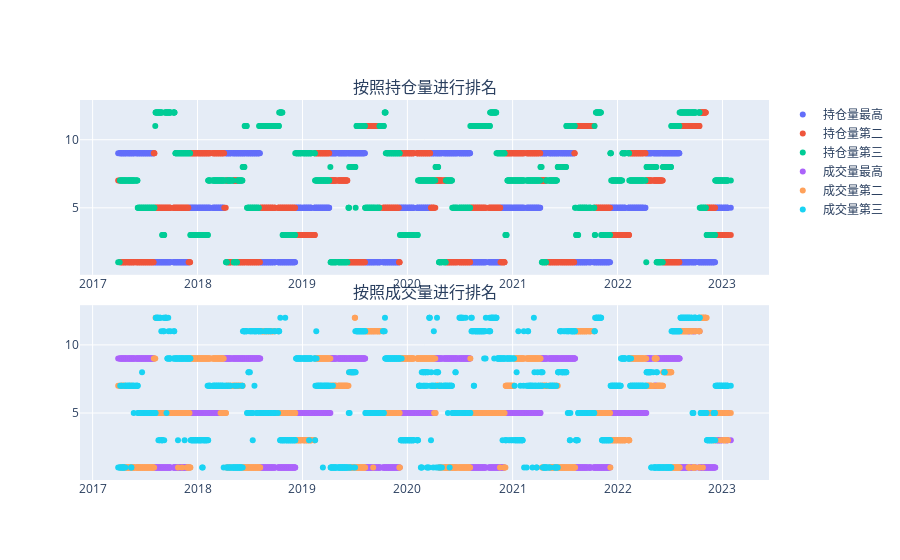
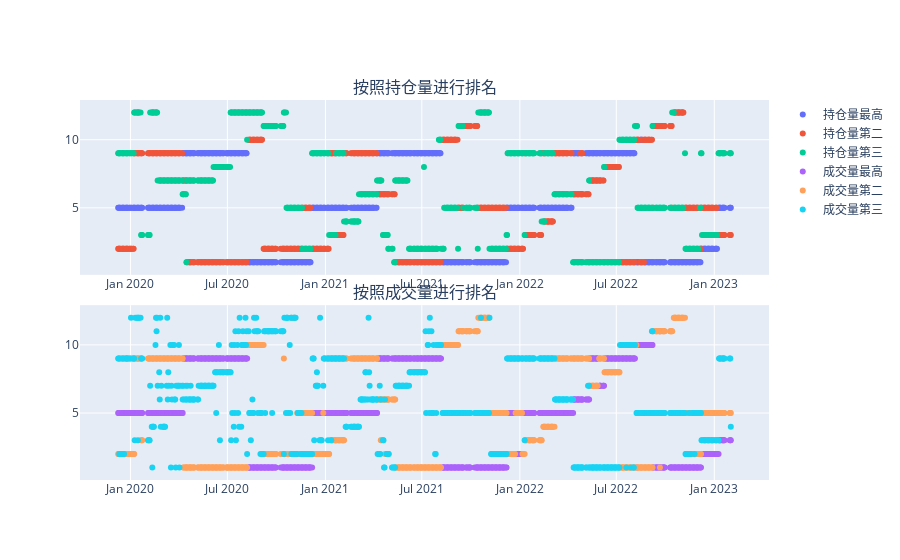
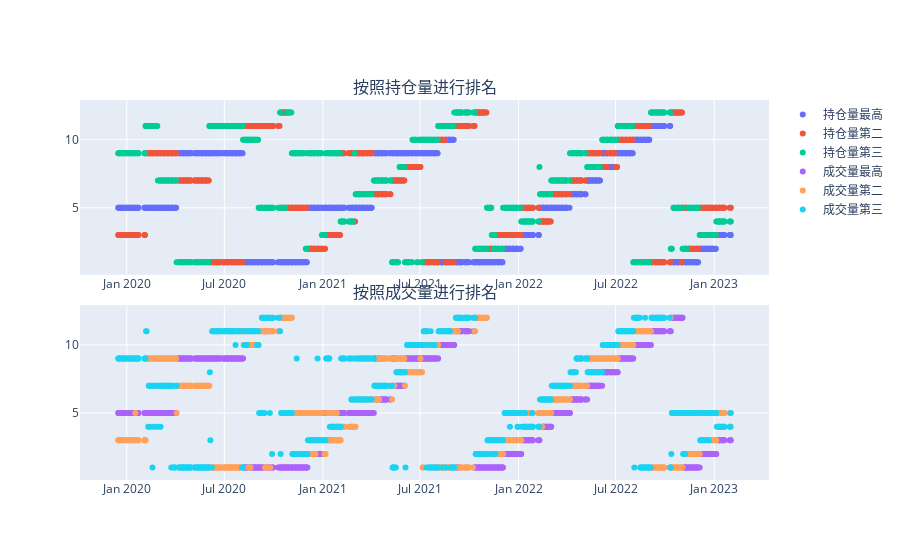
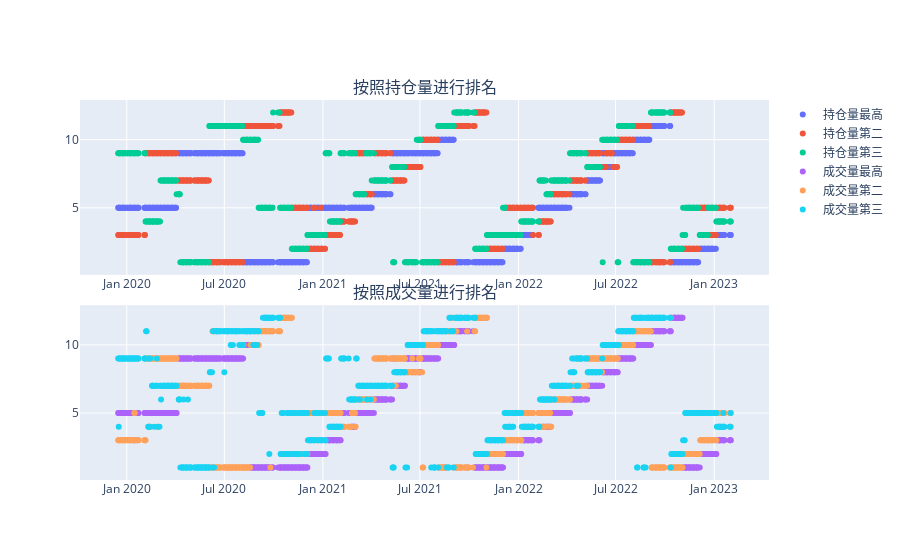

The cell these charts' notebook holds for them, in order:
### Code cell
for csd_und in und_list:
    df = pd.read_excel(f'hotmonth_position_{csd_und}.xlsx', index_col=0)
    li = list(df.index)
    new_li = list(set(li))
    new_li.sort(key=li.index)
    new_li_datetime = [datetime.datetime.strptime(str(a), "%Y%m%d") for a in new_li]
    month_position_0 = []
    month_position_1 = []
    month_position_2 = []
    for date in new_li:
        csd_df = df[df.index == date]
        month_position_0 += [int(str(csd_df['month'].values[0])[-2:])]
        month_position_1 += [int(str(csd_df['month'].values[1])[-2:])]
        month_position_2 += [int(str(csd_df['month'].values[2])[-2:])]

    df = pd.read_excel(f'hotmonth_volume_{csd_und}.xlsx', index_col=0)
    li = list(df.index)
    new_li = list(set(li))
    new_li.sort(key=li.index)
    new_li_datetime = [datetime.datetime.strptime(
        str(a), "%Y%m%d") for a in new_li]
    month_volume_0 = []
    month_volume_1 = []
    month_volume_2 = []
    for date in new_li:
        csd_df = df[df.index == date]
        month_volume_0 += [int(str(csd_df['month'].values[0])[-2:])]
        month_volume_1 += [int(str(csd_df['month'].values[1])[-2:])]
        month_volume_2 += [int(str(csd_df['month'].values[2])[-2:])]
    fig = make_subplots(
        rows=2,
        cols=1,
        subplot_titles=['按照持仓量进行排名', '按照成交量进行排名'],
        vertical_spacing = 0.08
    )
    trace_0 = go.Scatter(
        x=new_li_datetime,
        y=month_position_0,
        name='持仓量最高',
        mode='markers'
    )
    trace_1 = go.Scatter(
        x=new_li_datetime,
        y=month_position_1,
        name='持仓量第二',
        mode='markers'
    )
    trace_2 = go.Scatter(
        x=new_li_datetime,
        y=month_position_2,
        name='持仓量第三',
        mode='markers'
    )
    fig.append_trace(trace_0, 1, 1)
    fig.append_trace(trace_1, 1, 1)
    fig.append_trace(trace_2, 1, 1)

    trace_0 = go.Scatter(
        x=new_li_datetime,
        y=month_volume_0,
        name='成交量最高',
        mode='markers'
    )
    trace_1 = go.Scatter(
        x=new_li_datetime,
        y=month_volume_1,
        name='成交量第二',
        mode='markers'
    )
    trace_2 = go.Scatter(
        x=new_li_datetime,
        y=month_volume_2,
        name='成交量第三',
        mode='markers'
    )
    fig.append_trace(trace_0, 2, 1)
    fig.append_trace(trace_1, 2, 1)
    fig.append_trace(trace_2, 2, 1)
    # fig.update_layout(height=12500,
    #                   width=1800
    #                   )
    fig.show()
    plotly.offline.plot(fig, filename=f'res_{csd_und}.html')
    a = pd.DataFrame()
    a['month_position_0'] = month_position_0
    a['month_position_1'] = month_position_1
    a['month_position_2'] = month_position_2
    a['month_volume_0'] = month_volume_0
    a['month_volume_1'] = month_volume_1
    a['month_volume_2'] = month_volume_2
    a.index = new_li
    a.to_excel(f'hotmonth_{csd_und}.xlsx')

### Figure 1 — Plotly figure (JSON) as saved in the notebook; plotly's stock layout.template omitted (floating-point values rounded to 4 significant figures; data arrays with more than 128 entries replaced by an {"elided": "..."} marker saying what was removed)
{"data": [{"mode": "markers", "name": "持仓量最高", "type": "scatter", "x": {"elided": "1416 str values"}, "xaxis": "x", "y": {"elided": "1416 int values"}, "yaxis": "y"}, {"mode": "markers", "name": "持仓量第二", "type": "scatter", "x": {"elided": "1416 str values"}, "xaxis": "x", "y": {"elided": "1416 int values"}, "yaxis": "y"}, {"mode": "markers", "name": "持仓量第三", "type": "scatter", "x": {"elided": "1416 str values"}, "xaxis": "x", "y": {"elided": "1416 int values"}, "yaxis": "y"}, {"mode": "markers", "name": "成交量最高", "type": "scatter", "x": {"elided": "1416 str values"}, "xaxis": "x2", "y": {"elided": "1416 int values"}, "yaxis": "y2"}, {"mode": "markers", "name": "成交量第二", "type": "scatter", "x": {"elided": "1416 str values"}, "xaxis": "x2", "y": {"elided": "1416 int values"}, "yaxis": "y2"}, {"mode": "markers", "name": "成交量第三", "type": "scatter", "x": {"elided": "1416 str values"}, "xaxis": "x2", "y": {"elided": "1416 int values"}, "yaxis": "y2"}], "layout": {"annotations": [{"font": {"size": 16}, "showarrow": false, "text": "按照持仓量进行排名", "x": 0.5, "xanchor": "center", "xref": "paper", "y": 1, "yanchor": "bottom", "yref": "paper"}, {"font": {"size": 16}, "showarrow": false, "text": "按照成交量进行排名", "x": 0.5, "xanchor": "center", "xref": "paper", "y": 0.46, "yanchor": "bottom", "yref": "paper"}], "xaxis": {"anchor": "y", "domain": [0, 1]}, "xaxis2": {"anchor": "y2", "domain": [0, 1]}, "yaxis": {"anchor": "x", "domain": [0.54, 1]}, "yaxis2": {"anchor": "x2", "domain": [0, 0.46]}}}

### Figure 2 — Plotly figure (JSON) as saved in the notebook; plotly's stock layout.template omitted (floating-point values rounded to 4 significant figures; data arrays with more than 128 entries replaced by an {"elided": "..."} marker saying what was removed)
{"data": [{"mode": "markers", "name": "持仓量最高", "type": "scatter", "x": {"elided": "762 str values"}, "xaxis": "x", "y": {"elided": "762 int values"}, "yaxis": "y"}, {"mode": "markers", "name": "持仓量第二", "type": "scatter", "x": {"elided": "762 str values"}, "xaxis": "x", "y": {"elided": "762 int values"}, "yaxis": "y"}, {"mode": "markers", "name": "持仓量第三", "type": "scatter", "x": {"elided": "762 str values"}, "xaxis": "x", "y": {"elided": "762 int values"}, "yaxis": "y"}, {"mode": "markers", "name": "成交量最高", "type": "scatter", "x": {"elided": "762 str values"}, "xaxis": "x2", "y": {"elided": "762 int values"}, "yaxis": "y2"}, {"mode": "markers", "name": "成交量第二", "type": "scatter", "x": {"elided": "762 str values"}, "xaxis": "x2", "y": {"elided": "762 int values"}, "yaxis": "y2"}, {"mode": "markers", "name": "成交量第三", "type": "scatter", "x": {"elided": "762 str values"}, "xaxis": "x2", "y": {"elided": "762 int values"}, "yaxis": "y2"}], "layout": {"annotations": [{"font": {"size": 16}, "showarrow": false, "text": "按照持仓量进行排名", "x": 0.5, "xanchor": "center", "xref": "paper", "y": 1, "yanchor": "bottom", "yref": "paper"}, {"font": {"size": 16}, "showarrow": false, "text": "按照成交量进行排名", "x": 0.5, "xanchor": "center", "xref": "paper", "y": 0.46, "yanchor": "bottom", "yref": "paper"}], "xaxis": {"anchor": "y", "domain": [0, 1]}, "xaxis2": {"anchor": "y2", "domain": [0, 1]}, "yaxis": {"anchor": "x", "domain": [0.54, 1]}, "yaxis2": {"anchor": "x2", "domain": [0, 0.46]}}}

### Figure 3 — Plotly figure (JSON) as saved in the notebook; plotly's stock layout.template omitted (floating-point values rounded to 4 significant figures; data arrays with more than 128 entries replaced by an {"elided": "..."} marker saying what was removed)
{"data": [{"mode": "markers", "name": "持仓量最高", "type": "scatter", "x": {"elided": "757 str values"}, "xaxis": "x", "y": {"elided": "757 int values"}, "yaxis": "y"}, {"mode": "markers", "name": "持仓量第二", "type": "scatter", "x": {"elided": "757 str values"}, "xaxis": "x", "y": {"elided": "757 int values"}, "yaxis": "y"}, {"mode": "markers", "name": "持仓量第三", "type": "scatter", "x": {"elided": "757 str values"}, "xaxis": "x", "y": {"elided": "757 int values"}, "yaxis": "y"}, {"mode": "markers", "name": "成交量最高", "type": "scatter", "x": {"elided": "757 str values"}, "xaxis": "x2", "y": {"elided": "757 int values"}, "yaxis": "y2"}, {"mode": "markers", "name": "成交量第二", "type": "scatter", "x": {"elided": "757 str values"}, "xaxis": "x2", "y": {"elided": "757 int values"}, "yaxis": "y2"}, {"mode": "markers", "name": "成交量第三", "type": "scatter", "x": {"elided": "757 str values"}, "xaxis": "x2", "y": {"elided": "757 int values"}, "yaxis": "y2"}], "layout": {"annotations": [{"font": {"size": 16}, "showarrow": false, "text": "按照持仓量进行排名", "x": 0.5, "xanchor": "center", "xref": "paper", "y": 1, "yanchor": "bottom", "yref": "paper"}, {"font": {"size": 16}, "showarrow": false, "text": "按照成交量进行排名", "x": 0.5, "xanchor": "center", "xref": "paper", "y": 0.46, "yanchor": "bottom", "yref": "paper"}], "xaxis": {"anchor": "y", "domain": [0, 1]}, "xaxis2": {"anchor": "y2", "domain": [0, 1]}, "yaxis": {"anchor": "x", "domain": [0.54, 1]}, "yaxis2": {"anchor": "x2", "domain": [0, 0.46]}}}

### Figure 4 — Plotly figure (JSON) as saved in the notebook; plotly's stock layout.template omitted (floating-point values rounded to 4 significant figures; data arrays with more than 128 entries replaced by an {"elided": "..."} marker saying what was removed)
{"data": [{"mode": "markers", "name": "持仓量最高", "type": "scatter", "x": {"elided": "757 str values"}, "xaxis": "x", "y": {"elided": "757 int values"}, "yaxis": "y"}, {"mode": "markers", "name": "持仓量第二", "type": "scatter", "x": {"elided": "757 str values"}, "xaxis": "x", "y": {"elided": "757 int values"}, "yaxis": "y"}, {"mode": "markers", "name": "持仓量第三", "type": "scatter", "x": {"elided": "757 str values"}, "xaxis": "x", "y": {"elided": "757 int values"}, "yaxis": "y"}, {"mode": "markers", "name": "成交量最高", "type": "scatter", "x": {"elided": "757 str values"}, "xaxis": "x2", "y": {"elided": "757 int values"}, "yaxis": "y2"}, {"mode": "markers", "name": "成交量第二", "type": "scatter", "x": {"elided": "757 str values"}, "xaxis": "x2", "y": {"elided": "757 int values"}, "yaxis": "y2"}, {"mode": "markers", "name": "成交量第三", "type": "scatter", "x": {"elided": "757 str values"}, "xaxis": "x2", "y": {"elided": "757 int values"}, "yaxis": "y2"}], "layout": {"annotations": [{"font": {"size": 16}, "showarrow": false, "text": "按照持仓量进行排名", "x": 0.5, "xanchor": "center", "xref": "paper", "y": 1, "yanchor": "bottom", "yref": "paper"}, {"font": {"size": 16}, "showarrow": false, "text": "按照成交量进行排名", "x": 0.5, "xanchor": "center", "xref": "paper", "y": 0.46, "yanchor": "bottom", "yref": "paper"}], "xaxis": {"anchor": "y", "domain": [0, 1]}, "xaxis2": {"anchor": "y2", "domain": [0, 1]}, "yaxis": {"anchor": "x", "domain": [0.54, 1]}, "yaxis2": {"anchor": "x2", "domain": [0, 0.46]}}}
